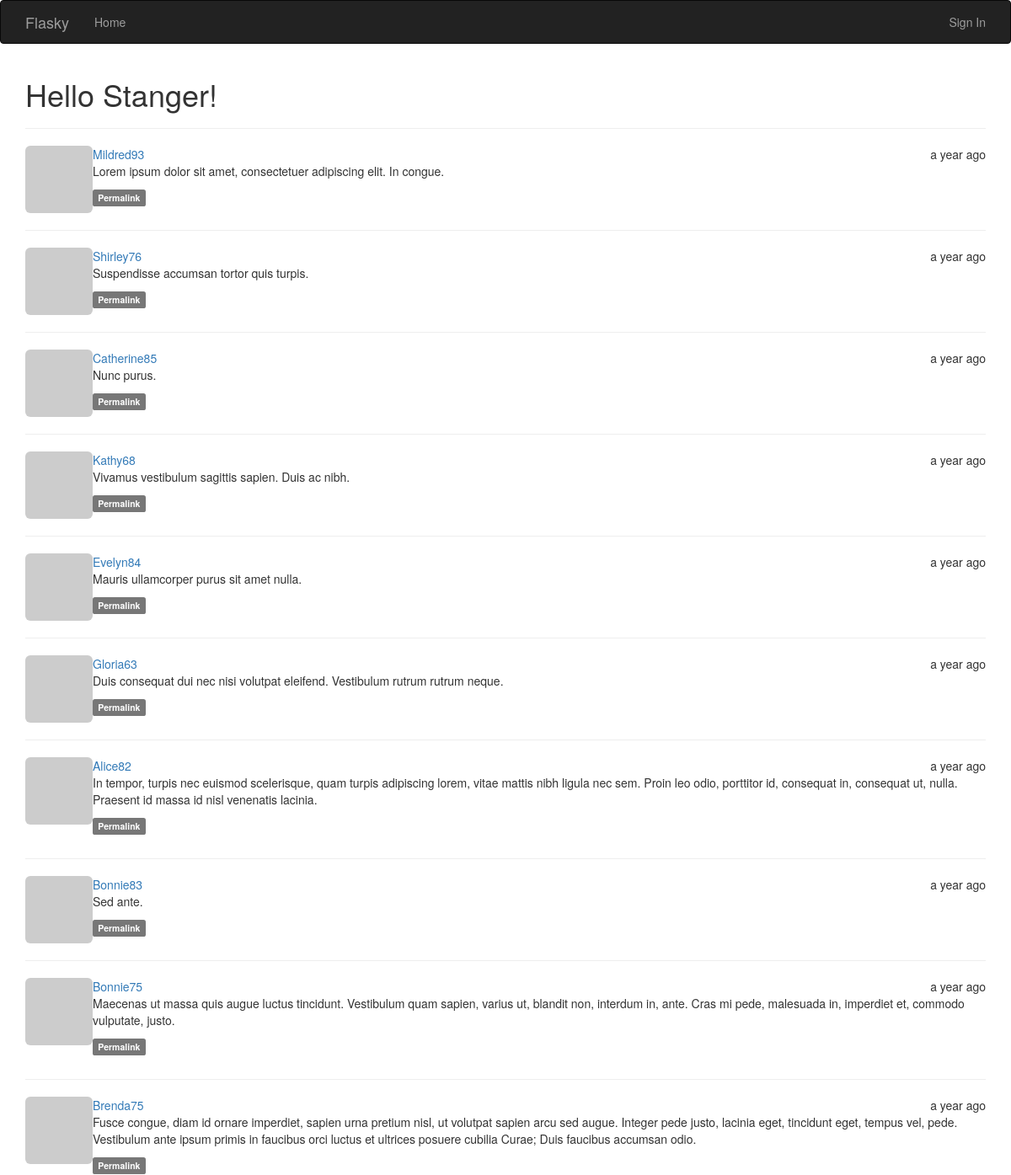
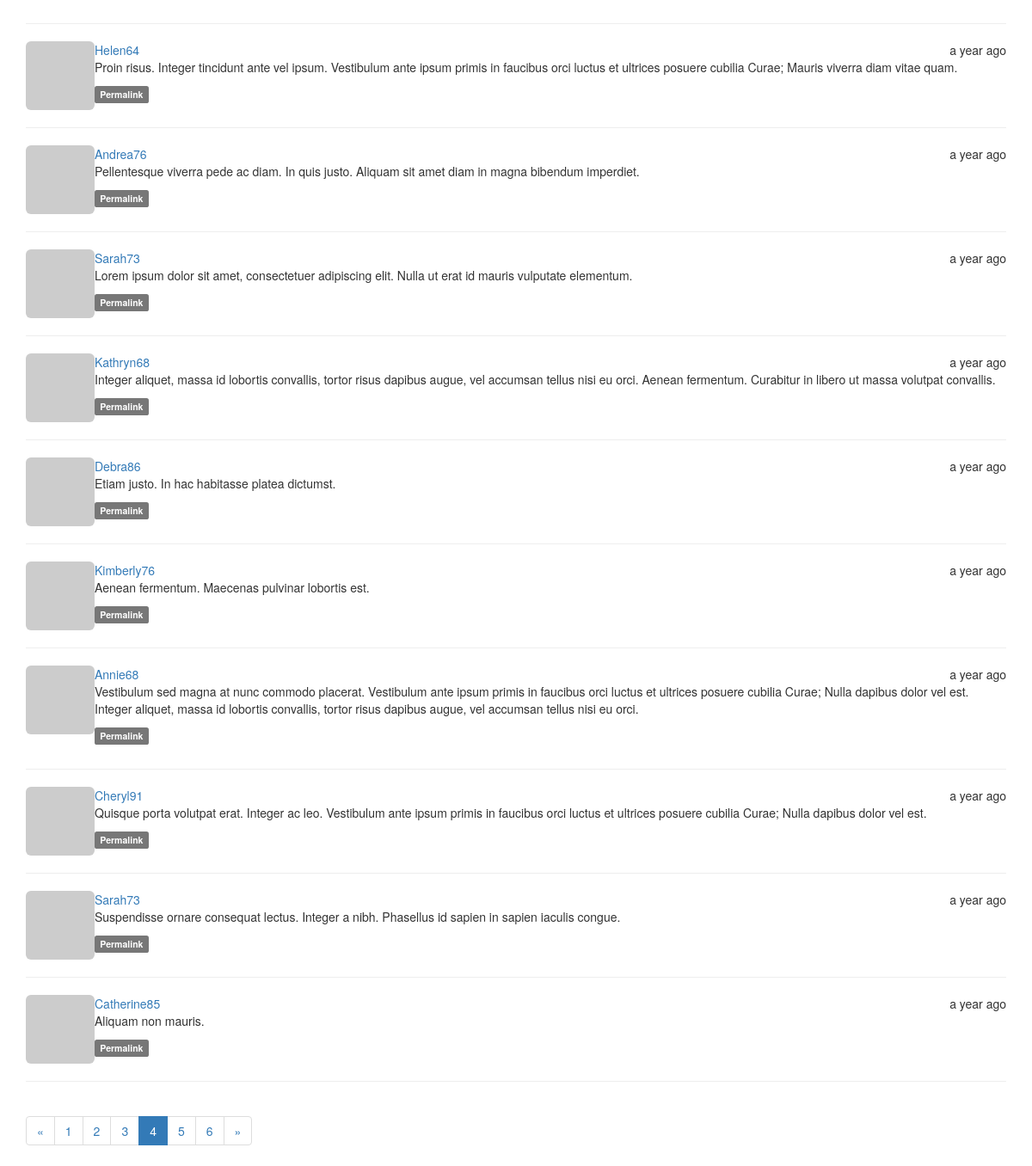
/?page=4, run on the app's committed database (2 pictures, top to bottom).
### app/models.py (models this page shows, shortened)
class Post(db.Model):
    __tablename__ = 'posts'
    id = db.Column(db.Integer, primary_key=True)
    body = db.Column(db.Text)
    timestamp = db.Column(db.DateTime, index=True, default=datetime.utcnow)
    author_id = db.Column(db.Integer, db.ForeignKey('users.id')) #users is the tablename for the User class
    body_html = db.Column(db.Text)

class User(UserMixin, db.Model):
    __tablename__ = 'users'
    id = db.Column(db.Integer, primary_key=True)
    email = db.Column(db.String(64), unique=True, index=True)
    username = db.Column(db.String(64), unique=True, index=True)
    role_id = db.Column(db.Integer, db.ForeignKey('roles.id'))
    password_hash = db.Column(db.String(128))
    confirmed = db.Column(db.Boolean, default=False)
    avatar_hash = db.Column(db.String(32))
    posts = db.relationship('Post', backref='author', lazy='dynamic')
    name = db.Column(db.String(64))
    location = db.Column(db.String(64))
    about_me = db.Column(db.Text())
    member_since = db.Column(db.DateTime(), default=datetime.utcnow) #utcnow NOT utcnow(), to get the actual current_time at creation
    last_seen = db.Column(db.DateTime(), default=datetime.utcnow)
    @property
    def password(self):
        raise AttributeError('password is not a readable attribute')
    def gravatar(self, size=100, default='identicon', rating='g'):
        if request.is_secure:
            url = 'https://secure.gravatar.com/avatar'
        else:
            url = 'http://www.gravatar.com/avatar'
        return '{url}/{hash}?s={size}&d={default}&r={rating}'.format(
            url=url, hash=self.avatar_hash or hashlib.md5(self.email.encode('utf-8')).hexdigest(),
            size=size, default=default, rating=rating)

### app/main/views.py (the view)
@main.route('/', methods=['GET', 'POST'])
def index():
    form = PostForm()
    if current_user.can(Permission.WRITE_ARTICLES) and form.validate_on_submit():
        post = Post(body=form.body.data, author=current_user._get_current_object()) #current_user is not the actual User object but a wrapper, the db needs the actual object so we use the _get_current_object() method
        db.session.add(post)
        return redirect(url_for('.index'))
    page = request.args.get('page', 1, type=int)
    pagination = Post.query.order_by(Post.timestamp.desc()).paginate(page, per_page=current_app.config['FLASKY_POSTS_PER_PAGE'], error_out=False)
    posts = pagination.items
    return render_template('index.html', form=form, posts=posts, pagination=pagination)

### app/auth/views.py (called while the page is built)
@auth.before_app_request
def before_request():
    if current_user.is_authenticated:
        current_user.ping()
        if not current_user.confirmed and request.endpoint[:5] != 'auth.':
            return redirect(url_for('auth.unconfirmed'))

### app/main/__init__.py (called while the page is built)
@main.app_context_processor
def inject_permissions():
    return dict(Permission=Permission)

### app/models.py (called while the page is built)
    def can(self, permissions):
        return False

    def is_administrator(self):
        return False

### app/templates/index.html (shortened to what this page needs)
{% extends 'base.html' %}
{% import 'bootstrap/wtf.html' as wtf %}
{% import "_macros.html" as macros %}
{% block content %}
<div class="container">
  <h1> Hello
    {% if current_user.is_authenticated %}
      {{ current_user.username|capitalize }}
    {% else %}
      Stanger!
    {% endif %}
  </h1>
  <hr>
  {% include "_posts.html" %}
  {{ macros.pagination_widget(pagination, '.index') }}
</div>
{% endblock %}

### app/templates/_posts.html (shortened to what this page needs)
<ul class="posts">
  {% for post in posts %}
  <li class="post">
    <div class="profile-thumbnail">
      <a href="{{ url_for('.user', username=post.author.username) }}">
        <img class="img-rounded profile-thumbnail2" src="{{ post.author.gravatar(size=40) }}">
      </a>
    </div>
    <div class="post-date"> {{ moment(post.timestamp).fromNow() }} </div>
    <div class="post-author">
      <a href="{{ url_for('.user', username=post.author.username) }}"> {{ post.author.username|capitalize }} </a>
    </div>
    <div class="post-body">
      {% if post.body_html %}
        {{ post.body_html | safe }}
      {% else %}
        {{ post.body }}
      {% endif %}
    </div>
    <div class="post-footer">
        <a href="{{ url_for('.post', id=post.id) }}"> <span class="label label-default">Permalink</span> </a>
    </div>
  </li>
  <hr>
  {% endfor %}
</ul>

### app/templates/_posts.html (style rules this page uses)
.post { list-style: none; margin-bottom: 30px; }
.profile-thumbnail2 { display: inline; float: left; }
.post-date { float: right; }
.post-body, .post-author { margin-left: 50px; }
.posts { padding-left: 0px; }

### data on the page
Post: timestamp "a year ago", author.username "Mildred93", body_html "Lorem ipsum dolor sit amet, consectetuer adipiscing elit. In congue."
Post: timestamp "a year ago", author.username "Shirley76", body_html "Suspendisse accumsan tortor quis turpis."
Post: timestamp "a year ago", author.username "Catherine85", body_html "Nunc purus."
Post: timestamp "a year ago", author.username "Kathy68", body_html "Vivamus vestibulum sagittis sapien. Duis ac nibh."
Post: timestamp "a year ago", author.username "Evelyn84", body_html "Mauris ullamcorper purus sit amet nulla."
Post: timestamp "a year ago", author.username "Gloria63", body_html "Duis consequat dui nec nisi volutpat eleifend. Vestibulum rutrum rutrum neque."
Post: timestamp "a year ago", author.username "Alice82", body_html "In tempor, turpis nec euismod scelerisque, quam turpis adipiscing lorem, vitae mattis nibh ligula nec sem. Proin leo odio, porttitor id, consequat in, consequat ut, nulla. Praesent id massa id nisl venenatis lacinia."
Post: timestamp "a year ago", author.username "Bonnie83", body_html "Sed ante."
Post: timestamp "a year ago", author.username "Bonnie75", body_html "Maecenas ut massa quis augue luctus tincidunt. Vestibulum quam sapien, varius ut, blandit non, interdum in, ante. Cras mi pede, malesuada in, imperdiet et, commodo vulputate, justo."
Post: timestamp "a year ago", author.username "Brenda75", body_html "Fusce congue, diam id ornare imperdiet, sapien urna pretium nisl, ut volutpat sapien arcu sed augue. Integer pede justo, lacinia eget, tincidunt eget, tempus vel, pede. Vestibulum ante ipsum primis in faucibus orci luctus et ultrices posuere cubilia Curae; Duis faucibus accumsan odio."
Post: timestamp "a year ago", author.username "Helen64", body_html "Proin risus. Integer tincidunt ante vel ipsum. Vestibulum ante ipsum primis in faucibus orci luctus et ultrices posuere cubilia Curae; Mauris viverra diam vitae quam."
Post: timestamp "a year ago", author.username "Andrea76", body_html "Pellentesque viverra pede ac diam. In quis justo. Aliquam sit amet diam in magna bibendum imperdiet."
Post: timestamp "a year ago", author.username "Sarah73", body_html "Lorem ipsum dolor sit amet, consectetuer adipiscing elit. Nulla ut erat id mauris vulputate elementum."
Post: timestamp "a year ago", author.username "Kathryn68", body_html "Integer aliquet, massa id lobortis convallis, tortor risus dapibus augue, vel accumsan tellus nisi eu orci. Aenean fermentum. Curabitur in libero ut massa volutpat convallis."
Post: timestamp "a year ago", author.username "Debra86", body_html "Etiam justo. In hac habitasse platea dictumst."
Post: timestamp "a year ago", author.username "Kimberly76", body_html "Aenean fermentum. Maecenas pulvinar lobortis est."
Post: timestamp "a year ago", author.username "Annie68", body_html "Vestibulum sed magna at nunc commodo placerat. Vestibulum ante ipsum primis in faucibus orci luctus et ultrices posuere cubilia Curae; Nulla dapibus dolor vel est. Integer aliquet, massa id lobortis convallis, tortor risus dapibus augue, vel accumsan tellus nisi eu orci."
Post: timestamp "a year ago", author.username "Cheryl91", body_html "Quisque porta volutpat erat. Integer ac leo. Vestibulum ante ipsum primis in faucibus orci luctus et ultrices posuere cubilia Curae; Nulla dapibus dolor vel est."
Post: timestamp "a year ago", author.username "Sarah73", body_html "Suspendisse ornare consequat lectus. Integer a nibh. Phasellus id sapien in sapien iaculis congue."
Post: timestamp "a year ago", author.username "Catherine85", body_html "Aliquam non mauris."

### other printed values
{{ p }} "1" "2" "3" "5" "6"
{{ p }} "4"
